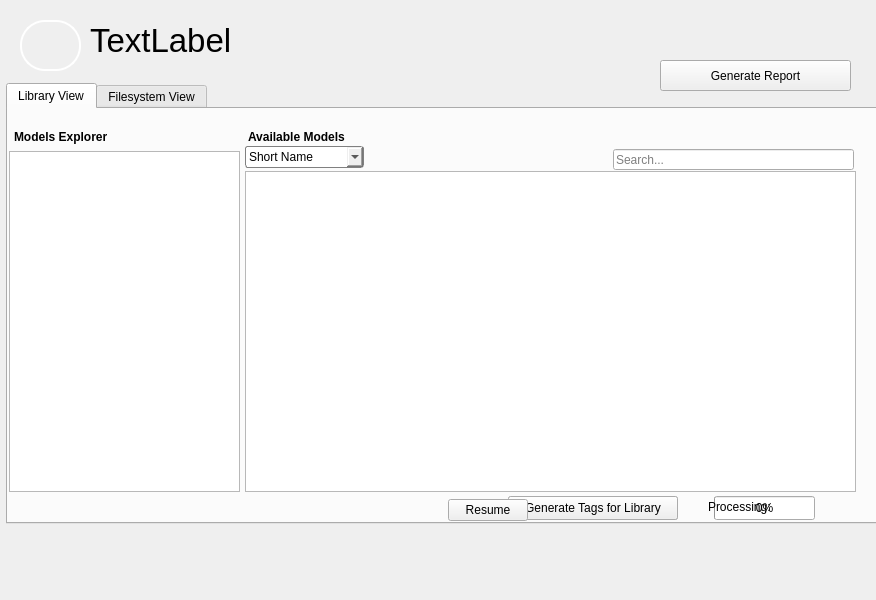
<?xml version="1.0" encoding="UTF-8"?>
<ui version="4.0">
 <class>LibraryWindow</class>
 <widget class="QWidget" name="LibraryWindow">
  <property name="geometry">
   <rect>
    <x>0</x>
    <y>0</y>
    <width>876</width>
    <height>600</height>
   </rect>
  </property>
  <property name="sizePolicy">
   <sizepolicy hsizetype="Expanding" vsizetype="Expanding">
    <horstretch>0</horstretch>
    <verstretch>0</verstretch>
   </sizepolicy>
  </property>
  <property name="windowTitle">
   <string>Library</string>
  </property>
  <widget class="QTabWidget" name="tabWidget">
   <property name="geometry">
    <rect>
     <x>6</x>
     <y>83</y>
     <width>911</width>
     <height>441</height>
    </rect>
   </property>
   <property name="maximumSize">
    <size>
     <width>16777215</width>
     <height>450</height>
    </size>
   </property>
   <property name="autoFillBackground">
    <bool>false</bool>
   </property>
   <property name="styleSheet">
    <string notr="true"/>
   </property>
   <property name="currentIndex">
    <number>0</number>
   </property>
   <widget class="QWidget" name="libraryTab">
    <attribute name="title">
     <string>Library View</string>
    </attribute>
    <widget class="QComboBox" name="searchFieldComboBox">
     <property name="geometry">
      <rect>
       <x>237</x>
       <y>37</y>
       <width>119</width>
       <height>22</height>
      </rect>
     </property>
     <property name="styleSheet">
      <string notr="true">    border: 1px solid gray;
    border-radius: 3px;
    padding: 1px 18px 1px 3px;
    min-width: 6em;
</string>
     </property>
     <item>
      <property name="text">
       <string>Short Name</string>
      </property>
     </item>
     <item>
      <property name="text">
       <string>Tags</string>
      </property>
     </item>
    </widget>
    <widget class="QListView" name="availableModelsView">
     <property name="geometry">
      <rect>
       <x>237</x>
       <y>62</y>
       <width>611</width>
       <height>321</height>
      </rect>
     </property>
     <property name="sizePolicy">
      <sizepolicy hsizetype="Expanding" vsizetype="Expanding">
       <horstretch>0</horstretch>
       <verstretch>1</verstretch>
      </sizepolicy>
     </property>
     <property name="autoFillBackground">
      <bool>true</bool>
     </property>
     <property name="resizeMode">
      <enum>QListView::ResizeMode::Adjust</enum>
     </property>
     <property name="spacing">
      <number>15</number>
     </property>
     <property name="gridSize">
      <size>
       <width>220</width>
       <height>140</height>
      </size>
     </property>
     <property name="viewMode">
      <enum>QListView::ViewMode::IconMode</enum>
     </property>
     <property name="uniformItemSizes">
      <bool>true</bool>
     </property>
    </widget>
    <widget class="QLabel" name="label_2">
     <property name="geometry">
      <rect>
       <x>240</x>
       <y>20</y>
       <width>141</width>
       <height>16</height>
      </rect>
     </property>
     <property name="font">
      <font>
       <bold>true</bold>
      </font>
     </property>
     <property name="text">
      <string>Available Models</string>
     </property>
     <property name="textFormat">
      <enum>Qt::TextFormat::PlainText</enum>
     </property>
    </widget>
    <widget class="QLineEdit" name="searchLineEdit">
     <property name="geometry">
      <rect>
       <x>605</x>
       <y>40</y>
       <width>241</width>
       <height>21</height>
      </rect>
     </property>
     <property name="placeholderText">
      <string>Search...</string>
     </property>
    </widget>
    <widget class="QLabel" name="explorerLabel">
     <property name="geometry">
      <rect>
       <x>6</x>
       <y>20</y>
       <width>231</width>
       <height>16</height>
      </rect>
     </property>
     <property name="font">
      <font>
       <pointsize>9</pointsize>
       <bold>true</bold>
      </font>
     </property>
     <property name="text">
      <string>Models Explorer</string>
     </property>
    </widget>
    <widget class="QListView" name="explorerModelsView">
     <property name="geometry">
      <rect>
       <x>1</x>
       <y>42</y>
       <width>231</width>
       <height>341</height>
      </rect>
     </property>
     <property name="sizePolicy">
      <sizepolicy hsizetype="Expanding" vsizetype="Expanding">
       <horstretch>0</horstretch>
       <verstretch>1</verstretch>
      </sizepolicy>
     </property>
     <property name="minimumSize">
      <size>
       <width>0</width>
       <height>0</height>
      </size>
     </property>
     <property name="frameShape">
      <enum>QFrame::Shape::StyledPanel</enum>
     </property>
     <property name="frameShadow">
      <enum>QFrame::Shadow::Raised</enum>
     </property>
     <property name="verticalScrollBarPolicy">
      <enum>Qt::ScrollBarPolicy::ScrollBarAsNeeded</enum>
     </property>
     <property name="horizontalScrollBarPolicy">
      <enum>Qt::ScrollBarPolicy::ScrollBarAlwaysOff</enum>
     </property>
     <property name="selectionMode">
      <enum>QAbstractItemView::SelectionMode::SingleSelection</enum>
     </property>
     <property name="selectionBehavior">
      <enum>QAbstractItemView::SelectionBehavior::SelectRows</enum>
     </property>
     <property name="iconSize">
      <size>
       <width>16</width>
       <height>16</height>
      </size>
     </property>
     <property name="uniformItemSizes">
      <bool>true</bool>
     </property>
    </widget>
    <widget class="QProgressBar" name="progressBar">
     <property name="geometry">
      <rect>
       <x>706</x>
       <y>387</y>
       <width>101</width>
       <height>24</height>
      </rect>
     </property>
     <property name="minimum">
      <number>0</number>
     </property>
     <property name="maximum">
      <number>100</number>
     </property>
     <property name="value">
      <number>0</number>
     </property>
    </widget>
    <widget class="QLabel" name="statusLabel">
     <property name="geometry">
      <rect>
       <x>700</x>
       <y>390</y>
       <width>200</width>
       <height>16</height>
      </rect>
     </property>
     <property name="text">
      <string>Processing:</string>
     </property>
    </widget>
    <widget class="QPushButton" name="cancelButton">
     <property name="geometry">
      <rect>
       <x>590</x>
       <y>387</y>
       <width>80</width>
       <height>24</height>
      </rect>
     </property>
     <property name="styleSheet">
      <string notr="true">
                    padding: 4px 12px;
                  </string>
     </property>
     <property name="text">
      <string>Cancel</string>
     </property>
    </widget>
    <widget class="QPushButton" name="pauseButton">
     <property name="geometry">
      <rect>
       <x>500</x>
       <y>387</y>
       <width>80</width>
       <height>24</height>
      </rect>
     </property>
     <property name="styleSheet">
      <string notr="true">
                    padding: 4px 12px;
                  </string>
     </property>
     <property name="text">
      <string>Pause</string>
     </property>
    </widget>
    <widget class="QPushButton" name="generateAllTagsButton">
     <property name="geometry">
      <rect>
       <x>500</x>
       <y>387</y>
       <width>170</width>
       <height>24</height>
      </rect>
     </property>
     <property name="styleSheet">
      <string notr="true">
                    padding: 4px 12px;
                  </string>
     </property>
     <property name="text">
      <string>Generate Tags for Library</string>
     </property>
    </widget>
    <widget class="QPushButton" name="resumeButton">
     <property name="geometry">
      <rect>
       <x>440</x>
       <y>390</y>
       <width>80</width>
       <height>22</height>
      </rect>
     </property>
     <property name="text">
      <string>Resume</string>
     </property>
    </widget>
    <zorder>label_2</zorder>
    <zorder>searchLineEdit</zorder>
    <zorder>explorerLabel</zorder>
    <zorder>explorerModelsView</zorder>
    <zorder>progressBar</zorder>
    <zorder>statusLabel</zorder>
    <zorder>searchFieldComboBox</zorder>
    <zorder>availableModelsView</zorder>
    <zorder>cancelButton</zorder>
    <zorder>pauseButton</zorder>
    <zorder>horizontalSpacer</zorder>
    <zorder>generateAllTagsButton</zorder>
    <zorder>resumeButton</zorder>
   </widget>
   <widget class="QWidget" name="filesystemTab">
    <attribute name="title">
     <string>Filesystem View</string>
    </attribute>
    <layout class="QHBoxLayout" name="filesystemLayout">
     <property name="leftMargin">
      <number>0</number>
     </property>
     <property name="rightMargin">
      <number>0</number>
     </property>
     <property name="bottomMargin">
      <number>0</number>
     </property>
     <item>
      <widget class="QTreeView" name="fileSystemTreeView">
       <property name="sizePolicy">
        <sizepolicy hsizetype="Expanding" vsizetype="Expanding">
         <horstretch>1</horstretch>
         <verstretch>0</verstretch>
        </sizepolicy>
       </property>
      </widget>
     </item>
    </layout>
   </widget>
  </widget>
  <widget class="QLabel" name="currentLibrary">
   <property name="geometry">
    <rect>
     <x>90</x>
     <y>20</y>
     <width>311</width>
     <height>41</height>
    </rect>
   </property>
   <property name="font">
    <font>
     <pointsize>25</pointsize>
    </font>
   </property>
   <property name="text">
    <string>TextLabel</string>
   </property>
  </widget>
  <widget class="QPushButton" name="generateReportButton">
   <property name="geometry">
    <rect>
     <x>660</x>
     <y>60</y>
     <width>191</width>
     <height>31</height>
    </rect>
   </property>
   <property name="text">
    <string>Generate Report</string>
   </property>
  </widget>
  <widget class="QPushButton" name="backButton">
   <property name="geometry">
    <rect>
     <x>20</x>
     <y>20</y>
     <width>61</width>
     <height>51</height>
    </rect>
   </property>
   <property name="styleSheet">
    <string notr="true">
 border: 2px white;
 border-style: outset;
 border-width: 2px;
border-radius: 25px;
color: white;


</string>
   </property>
   <property name="text">
    <string/>
   </property>
   <property name="icon">
    <iconset theme="QIcon::ThemeIcon::GoHome"/>
   </property>
   <property name="iconSize">
    <size>
     <width>32</width>
     <height>32</height>
    </size>
   </property>
  </widget>
 </widget>
 <resources/>
 <connections/>
</ui>
